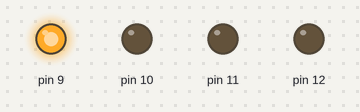
A sketch run on a simulated Arduino Uno, built with avr-gcc and run on an emulated ATmega328P. Parts: output pins drawn as LEDs (lit = HIGH).

Above: at 2.5 s.
At 12.5 s:
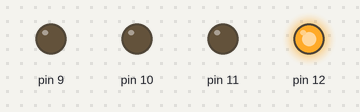
At 22.5 s:
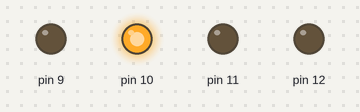
At 32.5 s:
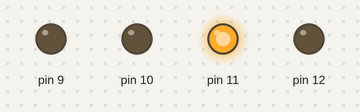
At 42.5 s:
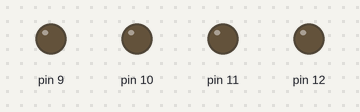
Timing chart, 0 to 45.5 s (numbered marks = the images above):
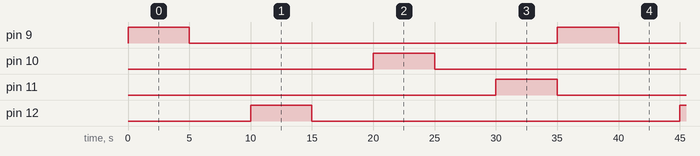

The sketch:

rectangle.ino
```cpp
//rightpin=9
//leftpin=10
//uppin=11
//downpin=12
void setup() {
  // put your setup code here, to run once:
pinMode(9,OUTPUT);
pinMode(10,OUTPUT);
pinMode(11,OUTPUT);
pinMode(12,OUTPUT);

}

void loop() {
  // put your main code here, to run repeatedly:
rectangle();
}
void rectangle(){
digitalWrite(9,HIGH);//right
delay(5000);
digitalWrite(9,LOW);
delay(5000);
digitalWrite(12,HIGH);//down
delay(5000);
digitalWrite(12,LOW);
delay(5000);
digitalWrite(10,HIGH);//left
delay(5000);
digitalWrite(10,LOW);
delay(5000);
digitalWrite(11,HIGH);//up
delay(5000);
digitalWrite(11,LOW);
}
```

Measured:
- by itself, pin 9–12: alternates HIGH for 5.0 s and LOW for 30.0 s
- by itself, everything shown: repeats every 35.0 s, in 8 steps
